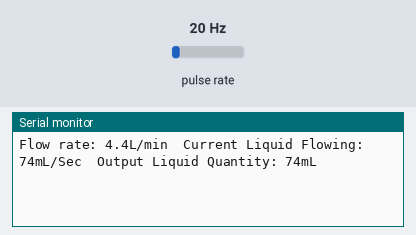
Simulated run of this sketch. Board: Arduino Uno, built with avr-gcc and run on an emulated ATmega328P. Parts: the last lines printed to the serial monitor. Wiring (inferred from the names in the program): pulse sensor: data pin 2. The test bench sets the inputs (shaded band); at power-on: pulse rate 20 Hz.

Above: at 1.2 s.
1.3 s: pulse rate (sensor on pin 2) set to 4 Hz
At 2.6 s:
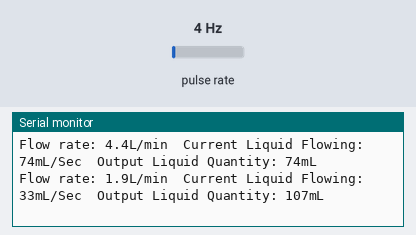
2.8 s: pulse rate (sensor on pin 2) set to 50 Hz
At 3.6 s:
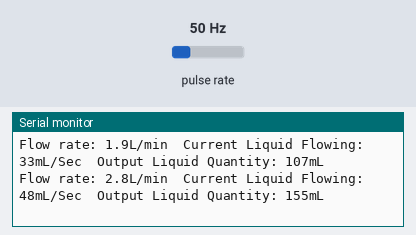
Timing chart, 0 to 5.8 s (numbered marks = the images above; inputs shaded):
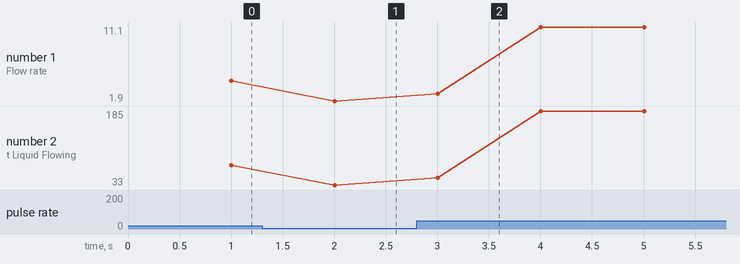

Measured:
- after the input at 1.3 s, the serial monitor: prints a new line after 0.70 s (image 1)
- after the input at 2.8 s, the serial monitor: prints a new line after 0.20 s (image 2)
- plotted number 1: 4.4 → 1.9 after the input at 1.3 s, 1.9 → 11.1 after the input at 2.8 s
- plotted number 2: 74 → 33 after the input at 1.3 s, 33 → 185 after the input at 2.8 s

The sketch:

flow-rate.ino
```cpp
byte sensorInterrupt = 0;  // 0 = digital pin 2
byte sensorPin       = 2;

/*
El sensor de flujo de efecto Hall emite aproximadamente 4,5 pulsos por segundo para flujo
de litros/minuto.
*/

float calibrationFactor = 4.5;

volatile byte pulseCount;

float flowRate;
unsigned int flowMilliLitres;
unsigned long totalMilliLitres;

unsigned long oldTime;

void setup()
{

  Serial.begin(38400);

  pinMode(sensorPin, INPUT);
  digitalWrite(sensorPin, HIGH);

  pulseCount        = 0;
  flowRate          = 0.0;
  flowMilliLitres   = 0;
  totalMilliLitres  = 0;
  oldTime           = 0;

/*
El sensor de efecto Hall está conectada al pin 2,
que utiliza interrupción 0. configurado para disparar en estado FALLING
(transición de estado HIGH al estado LOW)
*/

  attachInterrupt(sensorInterrupt, pulseCounter, FALLING);
}

void loop()
{

   if((millis() - oldTime) > 1000)    // Sólo ejecuta contadores de proceso una vez por segundo
  {
    // Desactivar Interrupt mientras se hace cálculo del caudal y el envío del valor al host
    detachInterrupt(sensorInterrupt);

/*
Debido a que este bucle puede no terminar exactamente en intervalos de 1 segundo
se calcula el número de milisegundos que han transcurrido desde la última ejecución y
el uso de escala de salida. También aplicamos el factor de calibración para escalar la
salida basándose en el número de pulsos por segundo por unidad de medida
(litros/minuto en este caso) procedentes del sensor.
*/
    flowRate = ((1000.0 / (millis() - oldTime)) * pulseCount) / calibrationFactor;
/*
Note el tiempo que paso en la ejecucion del proceso. Tenga en cuenta que la función millis()
realmente no va a incrementar en este punto, pero todavía devolverá el valor
que fue fijado justo antes de las interrupciones.
*/
    oldTime = millis();
/*
Divide la tasa de flujo en litros/minuto por 60 para determinar
la cantidad de litros que han pasado pOr el sensor en el interval
de 1 seg, luego los multiplica por 1000 para convert a mililitros.
*/
    flowMilliLitres = (flowRate / 60) * 1000;
	// Añadir los mililitros que pasaron en este segundo para el total acumulado
    totalMilliLitres += flowMilliLitres;
	unsigned int frac;
	// Imprime la tasa de flujo para este segundo en litros/minutos
    Serial.print("Flow rate: ");
    Serial.print(int(flowRate));  // Imprime la parte entera de la variable
    Serial.print(".");             // Imprime el punto decimal
    // Determinar la parte fraccionaria y multiplicado por 10 nos da 1 decimal.
    frac = (flowRate - int(flowRate)) * 10;
    Serial.print(frac, DEC) ;      // Imprimir la parte fraccionaria de la variable
    Serial.print("L/min");
    // Imprimir el número de litros que fluyó en este segundo
    Serial.print("  Current Liquid Flowing: ");             // separador de salida
    Serial.print(flowMilliLitres);
    Serial.print("mL/Sec");
	// Imprimir el total acumulado de litros que fluyó desde el inicio
    Serial.print("  Output Liquid Quantity: ");             // separador de salida
    Serial.print(totalMilliLitres);
    Serial.println("mL");
	// Restablecer el contador de pulsos para que podamos empezar a incrementar de nuevo
    pulseCount = 0;
	// Activa interrupt de nuevo, hemos terminado de enviar la salida.
    attachInterrupt(sensorInterrupt, pulseCounter, FALLING);
  }
}

/*
Rutina de servicio del Insterrupt
 */
void pulseCounter()
{
  // Incrementa el contador de pulsos
  pulseCount++;
}
```
